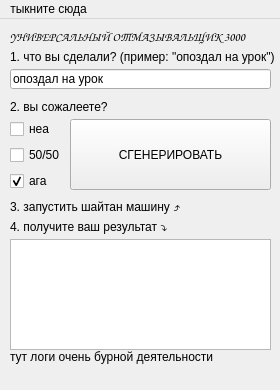
<?xml version="1.0" encoding="UTF-8"?>
<ui version="4.0">
 <class>MainWindow</class>
 <widget class="QMainWindow" name="MainWindow">
  <property name="enabled">
   <bool>true</bool>
  </property>
  <property name="geometry">
   <rect>
    <x>0</x>
    <y>0</y>
    <width>280</width>
    <height>390</height>
   </rect>
  </property>
  <property name="sizePolicy">
   <sizepolicy hsizetype="Fixed" vsizetype="Fixed">
    <horstretch>0</horstretch>
    <verstretch>0</verstretch>
   </sizepolicy>
  </property>
  <property name="minimumSize">
   <size>
    <width>280</width>
    <height>390</height>
   </size>
  </property>
  <property name="maximumSize">
   <size>
    <width>280</width>
    <height>390</height>
   </size>
  </property>
  <property name="baseSize">
   <size>
    <width>280</width>
    <height>390</height>
   </size>
  </property>
  <property name="windowTitle">
   <string>MainWindow</string>
  </property>
  <widget class="QWidget" name="centralwidget">
   <widget class="QLabel" name="label">
    <property name="geometry">
     <rect>
      <x>10</x>
      <y>10</y>
      <width>271</width>
      <height>16</height>
     </rect>
    </property>
    <property name="font">
     <font>
      <family>Comic Sans MS</family>
     </font>
    </property>
    <property name="text">
     <string>УНИВЕРСАЛЬНЫЙ ОТМАЗЫВАЛЬЩИК 3000</string>
    </property>
   </widget>
   <widget class="QLabel" name="label_2">
    <property name="geometry">
     <rect>
      <x>10</x>
      <y>30</y>
      <width>271</width>
      <height>16</height>
     </rect>
    </property>
    <property name="text">
     <string>1. что вы сделали? (пример: &quot;опоздал на урок&quot;)</string>
    </property>
   </widget>
   <widget class="QLineEdit" name="usrInputTextLine">
    <property name="geometry">
     <rect>
      <x>10</x>
      <y>50</y>
      <width>261</width>
      <height>20</height>
     </rect>
    </property>
    <property name="text">
     <string>опоздал на урок</string>
    </property>
   </widget>
   <widget class="QLabel" name="label_4">
    <property name="geometry">
     <rect>
      <x>10</x>
      <y>80</y>
      <width>221</width>
      <height>16</height>
     </rect>
    </property>
    <property name="text">
     <string>2. вы сожалеете?</string>
    </property>
   </widget>
   <widget class="QPushButton" name="startButton">
    <property name="geometry">
     <rect>
      <x>70</x>
      <y>100</y>
      <width>201</width>
      <height>71</height>
     </rect>
    </property>
    <property name="text">
     <string>СГЕНЕРИРОВАТЬ</string>
    </property>
   </widget>
   <widget class="QLabel" name="label_5">
    <property name="geometry">
     <rect>
      <x>10</x>
      <y>180</y>
      <width>191</width>
      <height>16</height>
     </rect>
    </property>
    <property name="text">
     <string>3. запустить шайтан машину ⤴</string>
    </property>
   </widget>
   <widget class="QPlainTextEdit" name="output">
    <property name="geometry">
     <rect>
      <x>10</x>
      <y>220</y>
      <width>261</width>
      <height>111</height>
     </rect>
    </property>
   </widget>
   <widget class="QLabel" name="absurdLogs">
    <property name="geometry">
     <rect>
      <x>10</x>
      <y>330</y>
      <width>261</width>
      <height>16</height>
     </rect>
    </property>
    <property name="text">
     <string>тут логи очень бурной деятельности</string>
    </property>
   </widget>
   <widget class="QLabel" name="label_7">
    <property name="geometry">
     <rect>
      <x>10</x>
      <y>200</y>
      <width>161</width>
      <height>16</height>
     </rect>
    </property>
    <property name="text">
     <string>4. получите ваш результат ⤵</string>
    </property>
   </widget>
   <widget class="QWidget" name="verticalLayoutWidget">
    <property name="geometry">
     <rect>
      <x>10</x>
      <y>100</y>
      <width>61</width>
      <height>72</height>
     </rect>
    </property>
    <layout class="QVBoxLayout" name="verticalLayout">
     <item>
      <widget class="QCheckBox" name="checkBoxNope">
       <property name="text">
        <string>неа</string>
       </property>
       <property name="checked">
        <bool>false</bool>
       </property>
      </widget>
     </item>
     <item>
      <widget class="QCheckBox" name="checkBox5050">
       <property name="text">
        <string>50/50</string>
       </property>
       <property name="checked">
        <bool>false</bool>
       </property>
      </widget>
     </item>
     <item>
      <widget class="QCheckBox" name="checkBoxYeah">
       <property name="text">
        <string>ага</string>
       </property>
       <property name="checked">
        <bool>true</bool>
       </property>
      </widget>
     </item>
    </layout>
   </widget>
  </widget>
  <widget class="QMenuBar" name="menubar">
   <property name="geometry">
    <rect>
     <x>0</x>
     <y>0</y>
     <width>280</width>
     <height>20</height>
    </rect>
   </property>
   <widget class="QMenu" name="menu">
    <property name="title">
     <string>тыкните сюда</string>
    </property>
    <addaction name="action_10"/>
   </widget>
   <addaction name="menu"/>
  </widget>
  <action name="action_10">
   <property name="text">
    <string>поставьте 10 🥺</string>
   </property>
  </action>
 </widget>
 <resources/>
 <connections/>
</ui>
